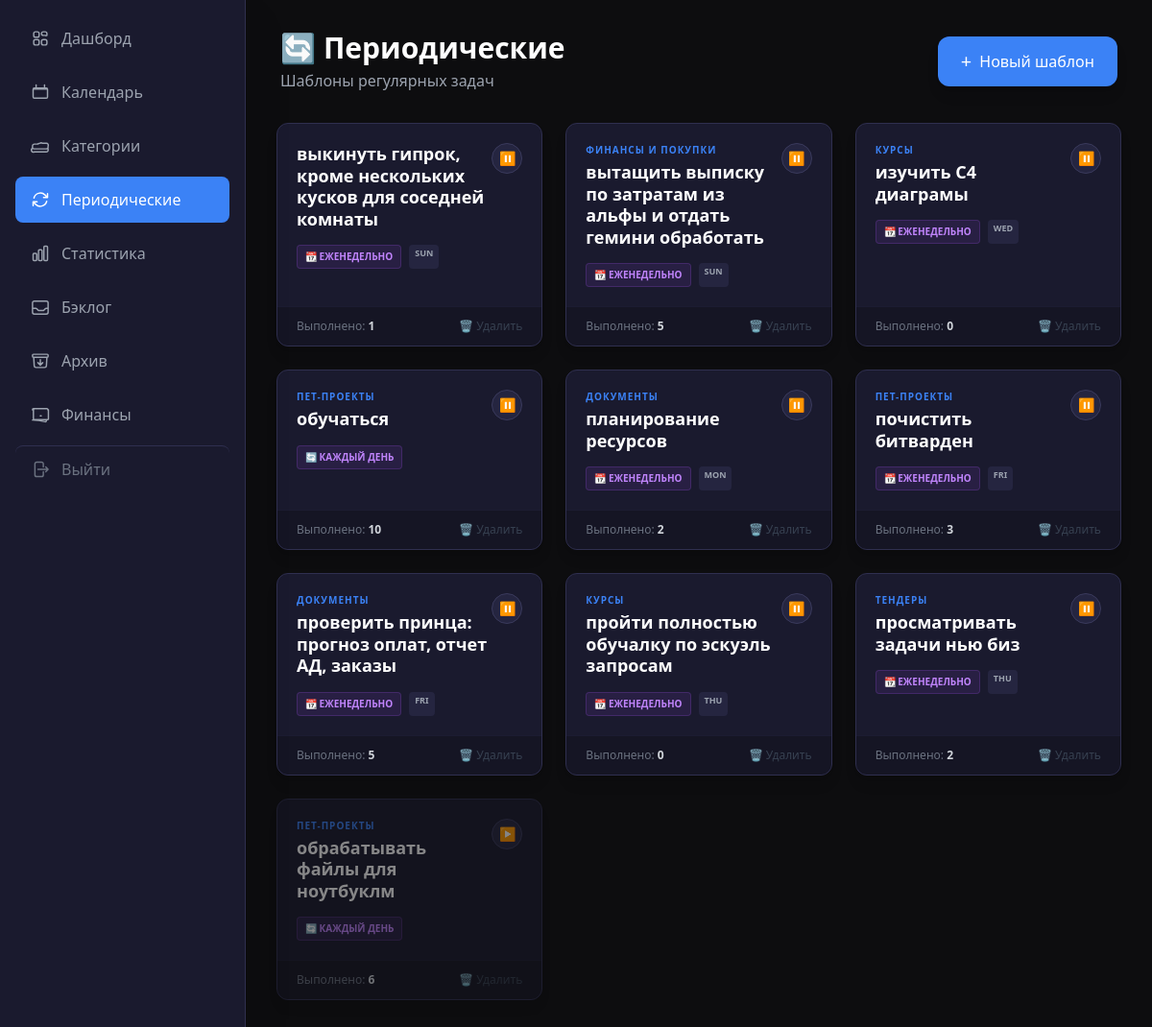
Page /recurring on the earlier database version.
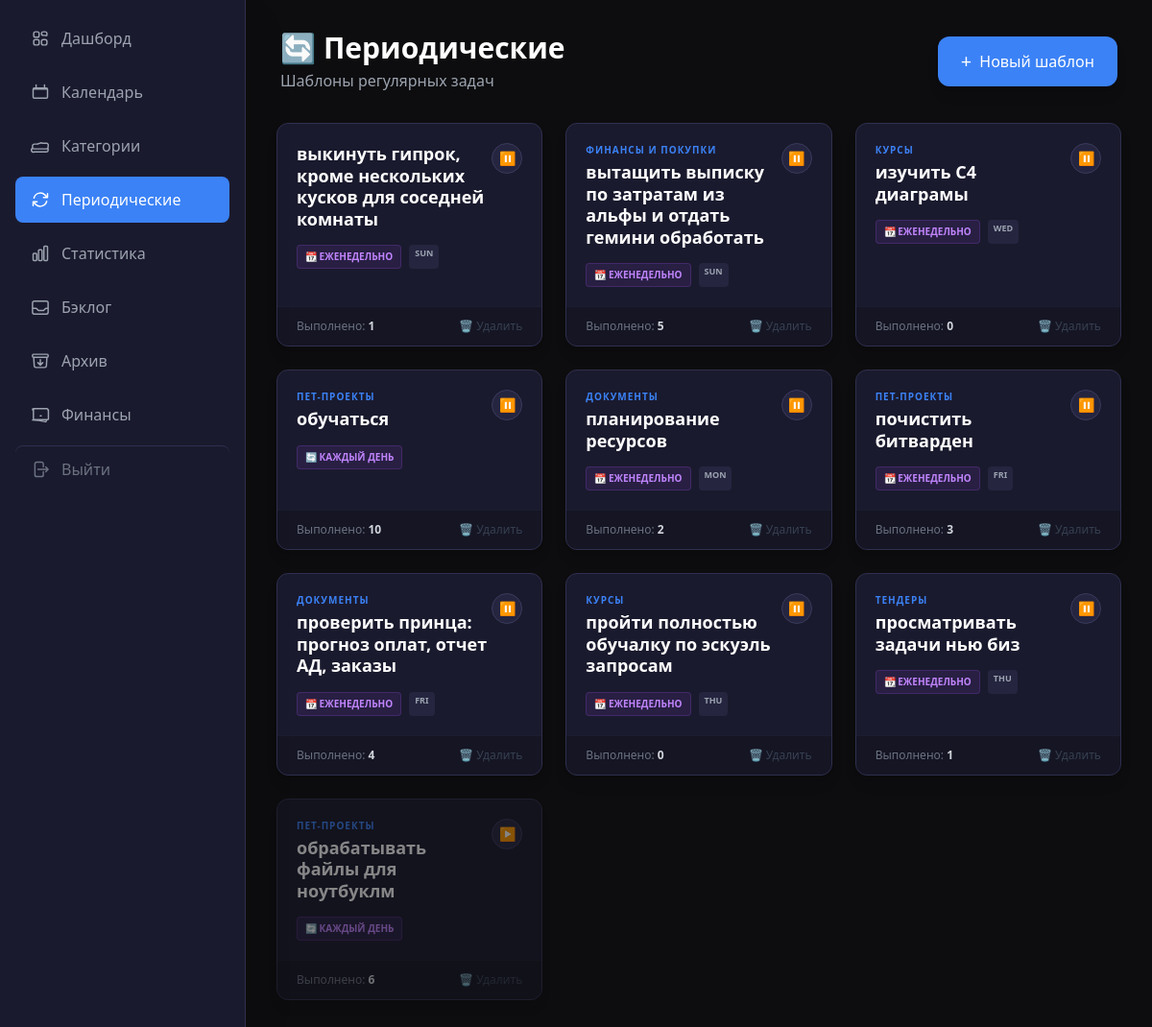
Same page on the later database version.
### app/models/recurring.py (models this page shows)
class RecurringTask(Base):
    __tablename__ = "recurring_tasks"
    id = Column(Integer, primary_key=True, index=True)
    title = Column(String(500), nullable=False)
    description = Column(String, default="")
    category_id = Column(Integer, ForeignKey("categories.id"), nullable=True)
    priority = Column(String(20), default="средний")
    recurrence_type = Column(String(20), nullable=False)  # daily/weekly/monthly/custom
    recurrence_days = Column(JSON, nullable=True)  # ["mon", "wed", "fri"]
    recurrence_interval = Column(Integer, default=1)  # для custom
    start_date = Column(Date, nullable=False)
    end_date = Column(Date, nullable=True)
    time_of_day = Column(Time, nullable=True)
    is_active = Column(Boolean, default=True, index=True)
    completed_count = Column(Integer, default=0)
    missed_count = Column(Integer, default=0)
    created_at = Column(DateTime(timezone=True), server_default=func.now())
    category = relationship("Category")
    completions = relationship(
        "RecurringCompletion",
        back_populates="recurring_task",
        cascade="all, delete-orphan",
    )

### app/models/category.py (models this page shows)
class Category(Base):
    __tablename__ = "categories"
    id = Column(Integer, primary_key=True, index=True)
    name = Column(String(100), nullable=False, index=True)
    is_global = Column(Boolean, default=False, index=True)
    parent_id = Column(Integer, ForeignKey("categories.id"), nullable=True)
    type = Column(String(20), default="task", index=True)  # task / finance
    created_at = Column(DateTime(timezone=True), server_default=func.now())
    children = relationship("Category", backref="parent", remote_side=[id], lazy="select")
    tasks = relationship("Task", back_populates="category", lazy="select")

### app/web/routes/recurring.py (the view)
@router.get("/recurring", response_class=HTMLResponse)
async def recurring_page(request: Request):
    async with async_session() as db:
        result = await db.execute(
            select(RecurringTask)
            .options(selectinload(RecurringTask.category))
            .order_by(RecurringTask.is_active.desc(), RecurringTask.title)
        )
        recurring_tasks = result.scalars().all()
        cats_result = await db.execute(
            select(Category).order_by(Category.is_global.desc(), Category.name)
        )
        categories = cats_result.scalars().all()
    flash = request.query_params.get("flash")
    flash_title = request.query_params.get("title", "")
    return templates.TemplateResponse(request, "recurring.html", {
        "request": request,
        "recurring_tasks": recurring_tasks,
        "categories": categories,
        "today": date.today().isoformat(),
        "flash": flash,
        "flash_title": flash_title,
        "show_create_form": flash in ("duplicate", "empty_title"),
    })

### app/web/templates/recurring.html (shortened to what this page needs)
{% extends "base.html" %}
{% block extra_head %}
<link rel="stylesheet" href="https://cdn.jsdelivr.net/npm/flatpickr/dist/flatpickr.min.css">
<link rel="stylesheet" href="https://cdn.jsdelivr.net/npm/flatpickr/dist/themes/dark.css">
{% endblock %}
{% block content %}
<div class="max-w-6xl mx-auto" x-data="{
    showCreate: {{ 'true' if show_create_form else 'false' }},
    initFlatpickr() {
        flatpickr('.datepicker', {
            locale: 'ru',
            dateFormat: 'Y-m-d',
            defaultDate: 'today',
            disableMobile: 'true'
        });
    }
}" x-init="$watch('showCreate', value => { if(value) { $nextTick(() => initFlatpickr()) } })">
    <div class="flex flex-col sm:flex-row sm:items-center justify-between mb-8 gap-4 px-1">
        <div>
            <h1 class="text-2xl lg:text-3xl font-bold text-white flex items-center gap-2">
                <span>🔄</span> Периодические
            </h1>
            <p class="text-gray-400 mt-1 text-sm lg:text-base">Шаблоны регулярных задач</p>
        </div>
        <button @click="showCreate = !showCreate" type="button"
                class="w-full sm:w-auto px-6 py-3 bg-accent hover:bg-blue-600 text-white font-medium rounded-xl transition-all shadow-lg flex items-center justify-center gap-2 active:scale-95">
            <span x-show="!showCreate" class="flex items-center gap-2">
                <span class="text-xl">+</span>
                <span>Новый шаблон</span>
            </span>
        </button>
    </div>
    <div class="grid grid-cols-1 md:grid-cols-2 lg:grid-cols-3 gap-6">
        {% for rt in recurring_tasks %}
        <div class="bg-dark-800 rounded-xl border border-dark-600 overflow-hidden flex flex-col shadow-lg hover:border-purple-500/50 transition-all group {{ 'opacity-50' if not rt.is_active else '' }}"
             id="rt-card-{{ rt.id }}">
            <div class="p-5 flex-1">
                <div class="flex justify-between items-start mb-3">
                    <div class="flex flex-col gap-1">
                        {% if rt.category %}
                        <span class="text-[10px] font-bold uppercase tracking-widest text-accent">
                            {{ rt.category.name }}
                        </span>
                        {% endif %}
                        <h3 class="text-lg font-bold text-white leading-tight">{{ rt.title }}</h3>
                    </div>
                    <form hx-post="/api/recurring/{{ rt.id }}/toggle" hx-swap="none" hx-on::after-request="window.location.reload()">
                        <button type="submit"
                                class="w-8 h-8 rounded-full bg-dark-700 flex items-center justify-center border border-dark-500 hover:bg-accent hover:border-accent transition-all text-sm">
                            {{ '⏸' if rt.is_active else '▶️' }}
                        </button>
                    </form>
                </div>
                <div class="flex flex-wrap gap-2 mt-4">
                    <div class="px-2 py-1 bg-purple-500/10 border border-purple-500/20 rounded text-[10px] text-purple-400 font-bold uppercase">
                        {% if rt.recurrence_type == 'daily' %}
                            🔄 Каждый день
                        {% elif rt.recurrence_type == 'monthly' %}
                            🗓 Раз в месяц
                        {% else %}
                            📆 Еженедельно
                        {% endif %}
                    </div>
                    {% if rt.recurrence_type == 'weekly' and rt.recurrence_days %}
                        {% set days = rt.recurrence_days if rt.recurrence_days is iterable and rt.recurrence_days is not string else [] %}
                        <div class="flex gap-1">
                            {% for d in days %}
                                <span class="px-1.5 py-0.5 bg-dark-700 rounded text-[9px] text-gray-400 font-bold uppercase">{{ d }}</span>
                            {% endfor %}
                        </div>
                    {% endif %}
                </div>
            </div>
            <div class="px-5 py-3 bg-dark-900/30 border-t border-dark-700/50 flex justify-between items-center text-xs">
                <span class="text-gray-500">Выполнено: <b class="text-gray-300">{{ rt.completed_count }}</b></span>
                <button hx-delete="/api/recurring/{{ rt.id }}"
                        hx-confirm="Удалить этот шаблон?"
                        hx-on::after-request="window.location.reload()"
                        class="text-gray-700 hover:text-red-500 transition-colors">
                    🗑 Удалить
                </button>
            </div>
        </div>
        {% endfor %}
    </div>
</div>
{% endblock %}

Differences in the rows shown:
changed RecurringTask "проверить принца: прогноз оплат, отчет АД, заказы": completed_count "5" → "4"
changed RecurringTask "просматривать задачи нью биз": completed_count "2" → "1"
